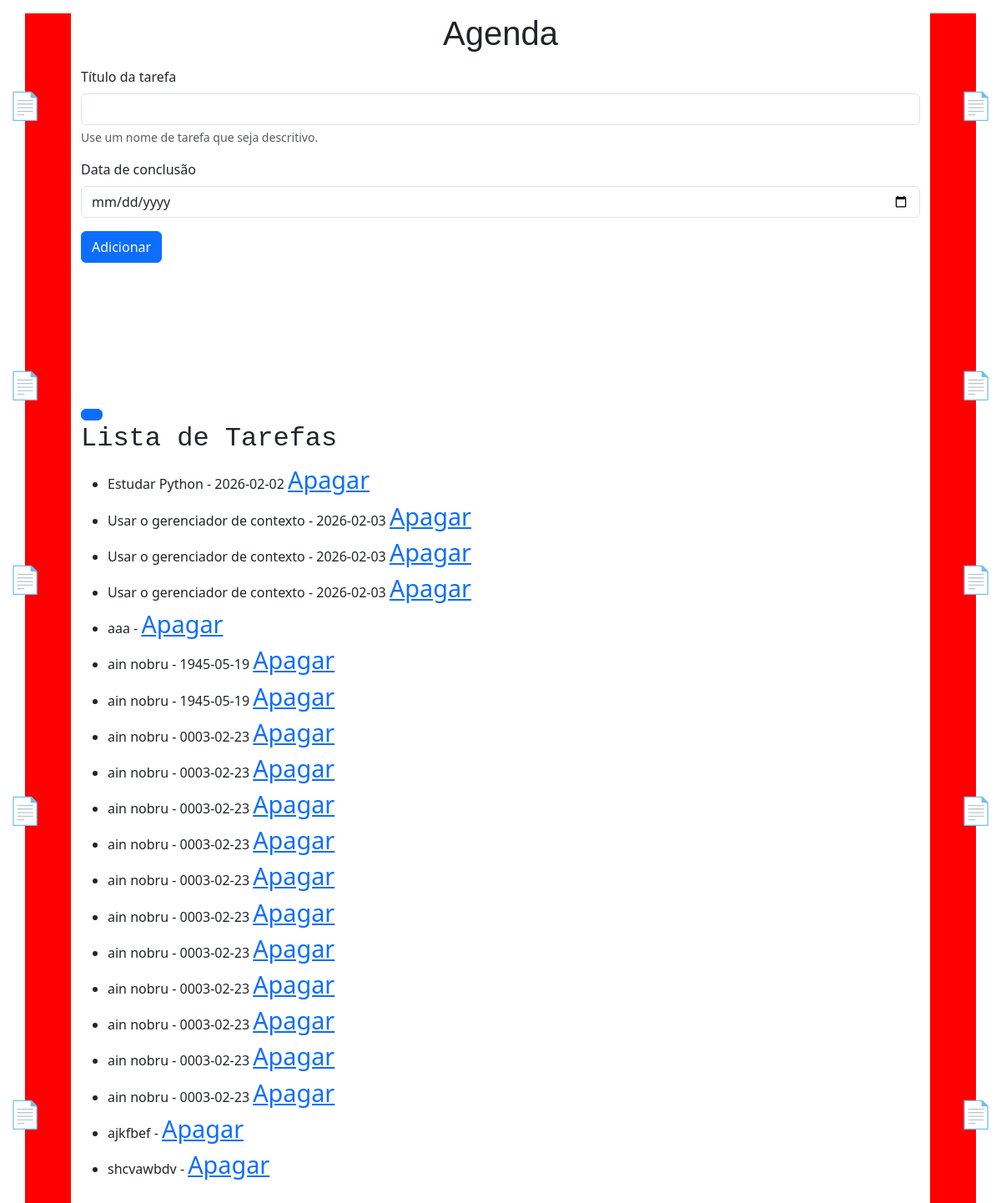
The app's page /agenda, older data.
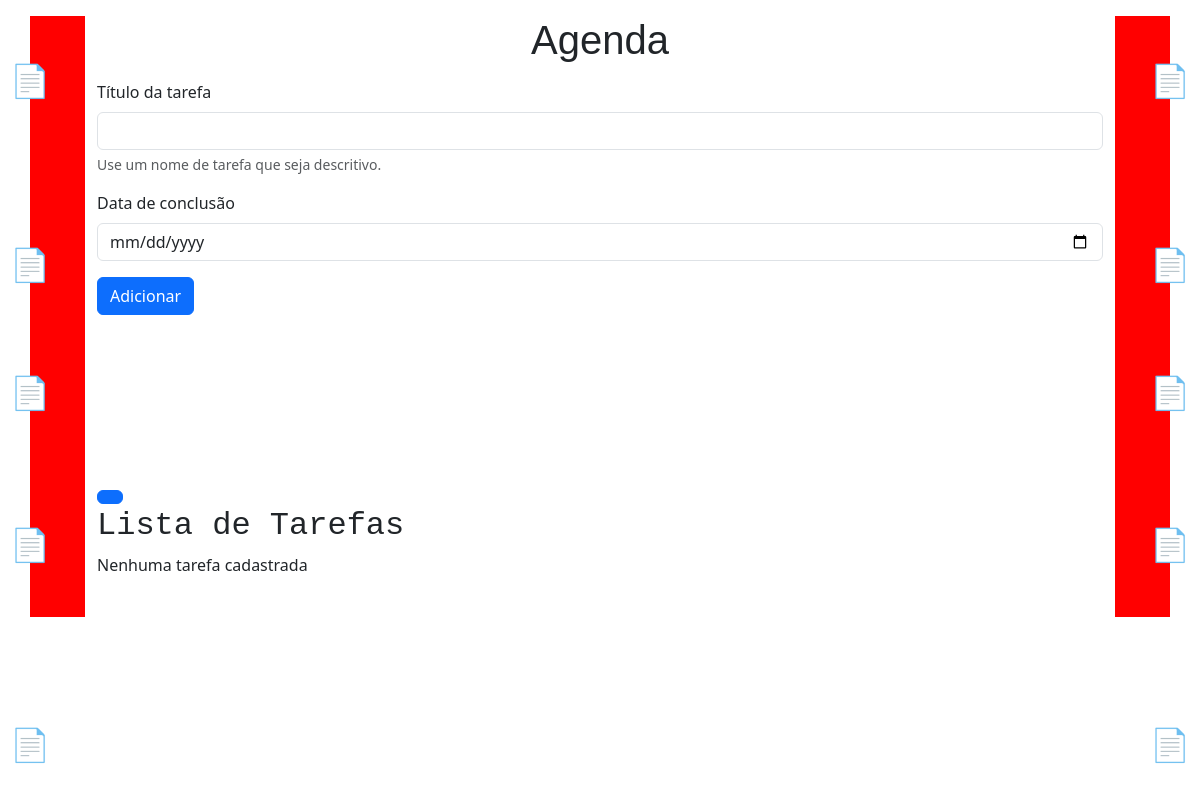
The same page, newer data.
### tables this page shows
CREATE TABLE tarefas (
               id INTEGER PRIMARY KEY AUTOINCREMENT,
               titulo_tarefa TEXT NOT NULL,
               data_conclusao TEXT);

### app.py (the view)
@app.route('/agenda', methods=['GET', 'POST'])
def agenda():
    tarefas = None
    if request.method == 'POST':
        titulo_tarefa = request.form['titulo-tarefa']
        data_conclusao = request.form['data-conclusao']
        tarefa = Tarefa(titulo_tarefa, data_conclusao)
        tarefa.salvar_tarefa()
    tarefas = Tarefa.obter_tarefas()
    return render_template('agenda.html', titulo='Agenda', tarefas=tarefas)

### models/database.py (called while the page is built)
    def buscar_tudo(self, query: str, params: tuple = ()) -> list[Any]:
        self.cursor.execute(query, params)
        return self.cursor.fetchall()

    def close(self) -> None:
        self.connection.close()

    def __enter__(self) -> Self:
        print('Entrando no contexto...')
        return self

    def __exit__(
            self,
            exc_type: Optional[Type[BaseException]],
            exc_value: Optional[BaseException],
            tb: Optional[TracebackType]) -> None:
        if exc_type is not None:
            print("Exeção capturada no contexto:")
            print(f'Tipo: {exc_type.__name__}')
            print(f'Mensagem: {exc_value}')
            print('Traceback completo:')
            traceback.print_tb(tb)
        self.close()

### models/tarefa.py (called while the page is built)
    @classmethod
    def obter_tarefas(cls) -> list[Self]:
        with Database('./data/tarefas.sqlite3') as db:
            query: str = 'SELECT titulo_tarefa, data_conclusao, id FROM tarefas;'
            resultados: list[Any] = db.buscar_tudo(query)
            tarefas: list[Self] = [cls(titulo, data, id) for titulo, data, id in resultados]
            return tarefas

### templates/agenda.html (shortened to what this page needs)
{% extends "base.html" %}
{% block content %}
    <form class="mt-3" method="POST">
        <div class="mb-3">
            <label for="titulo-tarefa" class="form-label">Título da tarefa</label>
            <input type="text" class="form-control" name="titulo-tarefa" id="titulo-tarefa" aria-describedby="ajudaNomeTarefa" value="{{ tarefa_selecionada.titulo_tarefa if tarefa_selecionada else '' }}" required>
            <div id="ajudaNomeTarefa" class="form-text">Use um nome de tarefa que seja descritivo.</div>
        </div>
        <div class="mb-3">
            <label for="data-conclusao" class="form-label">Data de conclusão</label>
            <input type="date" class="form-control" id="data-conclusao" name="data-conclusao" id="data-conclusao" value="{{ tarefa_selecionada.data-conclusao if tarefa_selecionada else '' }}">
        </div>
        <button type="submit" class="btn btn-primary">Adicionar</button>
        <br>
        <br>
        <br>
        <br>
        <br>
        <br>
        <br>
        <br>
        <button type="sibmit" class=" btn btn-primary"></button>
    </form>
        <div class="Notas esquerda" style="top: 7%;">📄</div>
        <div class="Notas esquerda" style="top: 30%;">📄</div>
        <div class="Notas esquerda" style="top: 46%;">📄</div>
        <div class="Notas esquerda" style="top: 65%;">📄</div>
        <div class="Notas esquerda" style="top: 90%;">📄</div>
        <div class="Notas direita" style="top: 7%;">📄</div>
        <div class="Notas direita" style="top: 30%;">📄</div>
        <div class="Notas direita" style="top: 46%;">📄</div>
        <div class="Notas direita" style="top: 65%;">📄</div>
        <div class="Notas direita" style="top: 90%;">📄</div>
    <h2>Lista de Tarefas</h2>
        {% if tarefas %}
            <ul>
                {% for tarefa in tarefas %}
                    <li>{{ tarefa.titulo_tarefa }} - {{ tarefa.data_conclusao }} <a href="{{ url_for('delete', idTarefa=tarefa.id_tarefa) }}">Apagar</a>
                    </li>
                {% endfor %}
            </ul>
        {% else %}
            <p>Nenhuma tarefa cadastrada</p>
        {% endif %}
{% endblock %}

Row changes from the older to the newer data that the page shows:
removed tarefas: titulo_tarefa "Estudar Python", data_conclusao "2026-02-02"
removed tarefas: titulo_tarefa "Usar o gerenciador de contexto", data_conclusao "2026-02-03"
removed tarefas: titulo_tarefa "Usar o gerenciador de contexto", data_conclusao "2026-02-03"
removed tarefas: titulo_tarefa "Usar o gerenciador de contexto", data_conclusao "2026-02-03"
removed tarefas: titulo_tarefa "aaa"
removed tarefas: titulo_tarefa "ain nobru", data_conclusao "1945-05-19"
removed tarefas: titulo_tarefa "ain nobru", data_conclusao "1945-05-19"
removed tarefas: titulo_tarefa "ain nobru", data_conclusao "0003-02-23"
removed tarefas: titulo_tarefa "ain nobru", data_conclusao "0003-02-23"
removed tarefas: titulo_tarefa "ain nobru", data_conclusao "0003-02-23"
removed tarefas: titulo_tarefa "ain nobru", data_conclusao "0003-02-23"
removed tarefas: titulo_tarefa "ain nobru", data_conclusao "0003-02-23"
removed tarefas: titulo_tarefa "ain nobru", data_conclusao "0003-02-23"
removed tarefas: titulo_tarefa "ain nobru", data_conclusao "0003-02-23"
removed tarefas: titulo_tarefa "ain nobru", data_conclusao "0003-02-23"
removed tarefas: titulo_tarefa "ain nobru", data_conclusao "0003-02-23"
removed tarefas: titulo_tarefa "ain nobru", data_conclusao "0003-02-23"
removed tarefas: titulo_tarefa "ain nobru", data_conclusao "0003-02-23"
removed tarefas: titulo_tarefa "ajkfbef"
removed tarefas: titulo_tarefa "shcvawbdv"
Text that changed along with them:
text now shown: "Nenhuma tarefa cadastrada"
